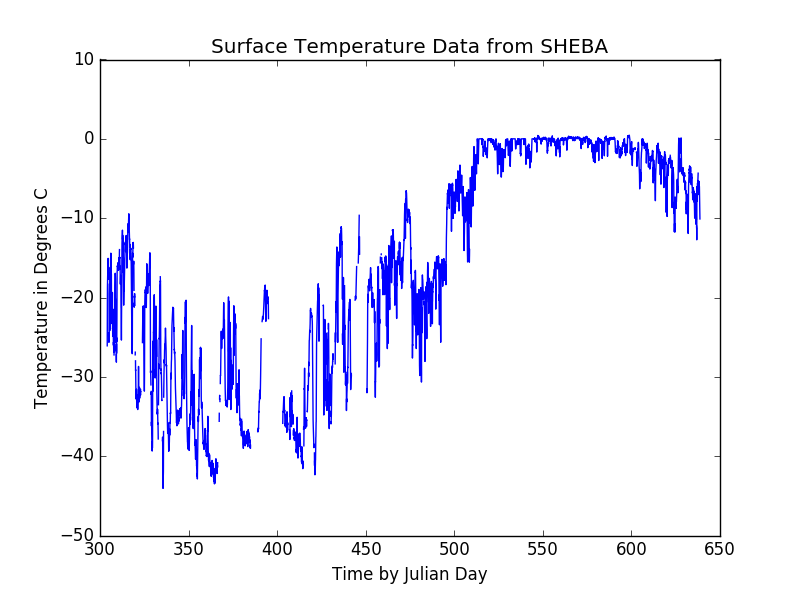

This chart was generated by the following Python code:
#===============================================================================
#                               General Documentation
"""Main module

    See module docstring for description.
"""

#-------------------------------------------------------------------------------
#                               Addition Documentation
#
#
#Modification History
# - Created 10/12/2016 by Tom Graham for CSS 455, University of Washington, 
#   Bothell
#
#Notes:
# - Written for Python 2.7.12
#===============================================================================

import numpy as np
import numpy.ma as ma
import matplotlib.pyplot as plt

def main():
    """ Module to calculate data and graph from text document
    
    This module reads in the text file ASFG_TS.txt and extracts the julian day
    and temperature information placing them into two separate arrays.  This
    module places a mask on any data without a location or temperature.  It then
    prints to the command line the mean, the median, and the standard deviation
    as well as generating a graph of the data with day on the x axis and
    temperature on the y axis.
    """
    
    dataFile = open('ASFG_Ts.txt', 'r')
    dataLine = dataFile.readlines()
    dataFile.close()
    
    #Trims list to usable data
    dataLine.pop(0)
    dataLine.pop(0)
    dataLine.pop(0)
    dataLine.pop(len(dataLine)-1)
    
    arrayOfTemps = ma.masked_array(np.zeros(len(dataLine)), dtype = 'f')
    arrayOfDays = np.zeros(len(dataLine), dtype = 'f')
    
    for i in range (len(dataLine)):
        line = dataLine[i].split('\t')
        arrayOfDays[i] = float(line[0])
        
        #Checks to make sure there are the correct number of data elements
        #as well as making sure temperature has a value, if not, will place
        #default bad value, and mask it
        if (len(line) != 4 or line[3] == "\n"):
            arrayOfTemps[i] = 999999.0
            arrayOfTemps[i] = ma.masked
        else:
            arrayOfTemps[i] = float(line[3])
            
            #Masks the value if there is no value for latitude or longitude
            if (line[1] == "" or line[2] == ""):
                arrayOfTemps[i] = ma.masked  
                  
    meanTemp = ma.mean(arrayOfTemps)
    stdDev = ma.std(arrayOfTemps)
    medTemp = ma.median(arrayOfTemps)
    
    plt.plot(arrayOfDays, arrayOfTemps)
    plt.xlabel('Time by Julian Day')
    plt.ylabel('Temperature in Degrees C')
    plt.title('Surface Temperature Data from SHEBA')
    plt.show()
    
    
    print("Mean temperature = " + str(meanTemp))
    print("Median temperature = " + str(medTemp))
    print("Standard deviation = " + str(stdDev))
        
if (__name__ == "__main__"):
    main()
